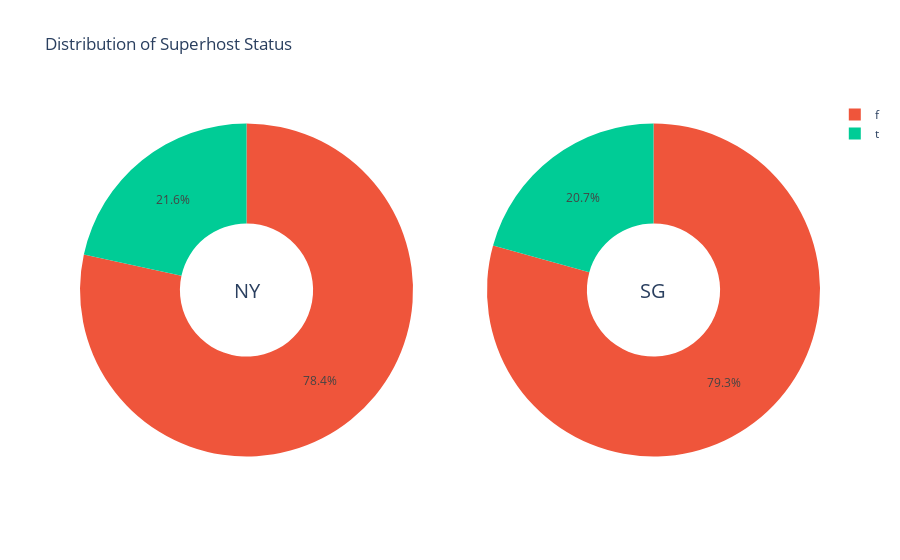

The notebook cell saved with this chart:
### Code cell
ny_sh = ny_listings["host_is_superhost"].value_counts()
sg_sh = sg_listings["host_is_superhost"].value_counts()

fig = make_subplots(rows=1, cols=2, specs=[[{'type':'domain'}, {'type':'domain'}]])
fig.add_trace(go.Pie(labels=ny_sh.index, values=ny_sh.values, name="New York", 
                     marker_colors=["#EF553B", "#00CC96"]),
              1, 1)
fig.add_trace(go.Pie(labels=sg_sh.index, values=sg_sh.values, name="Singapore", 
                     marker_colors=["#EF553B", "#00CC96"]),
              1, 2)

fig.update_traces(hole=.4, hoverinfo="label+percent+name")

fig.update_layout(
    title_text="Distribution of Superhost Status",
    annotations=[dict(text='NY', x=0.205, y=0.5, font_size=20, showarrow=False),
                 dict(text='SG', x=0.795, y=0.5, font_size=20, showarrow=False)])
fig.show()

### Figure 1 — Plotly figure (JSON) as saved in the notebook; plotly's stock layout.template omitted (floating-point values rounded to 4 significant figures)
{"data": [{"domain": {"x": [0, 0.45], "y": [0, 1]}, "hole": 0.4, "hoverinfo": "label+percent+name", "labels": ["f", "t"], "marker": {"colors": ["#EF553B", "#00CC96"]}, "name": "New York", "type": "pie", "values": [17977, 4944]}, {"domain": {"x": [0.55, 1], "y": [0, 1]}, "hole": 0.4, "hoverinfo": "label+percent+name", "labels": ["f", "t"], "marker": {"colors": ["#EF553B", "#00CC96"]}, "name": "Singapore", "type": "pie", "values": [1710, 446]}], "layout": {"annotations": [{"font": {"size": 20}, "showarrow": false, "text": "NY", "x": 0.205, "y": 0.5}, {"font": {"size": 20}, "showarrow": false, "text": "SG", "x": 0.795, "y": 0.5}], "autosize": true, "title": {"text": "Distribution of Superhost Status"}}}
